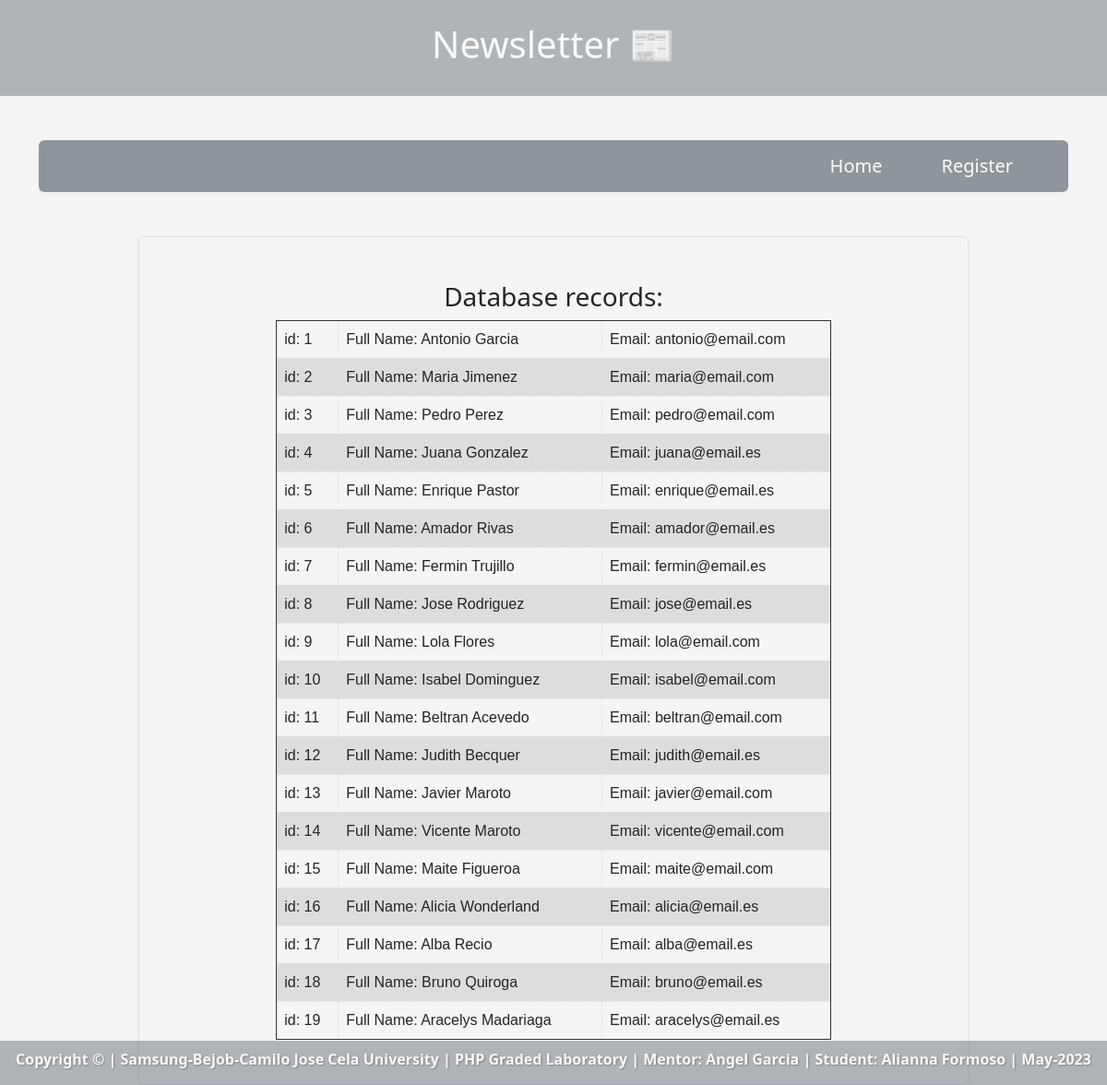
The page /database.php on the database its author committed.
### tables this page shows
CREATE TABLE `users` (
  `id` int(11) NOT NULL,
  `first_name` varchar(20) DEFAULT NULL,
  `last_name` varchar(20) NOT NULL,
  `email` varchar(20) NOT NULL
);

### database.php (the view, shortened to what this page needs)
<!DOCTYPE html>
<html lang="en">
<head>
    <?php include("includes/head-imports.php"); ?>
</head>
<body>
    <?php include("includes/header.php"); ?>
    <?php include("includes/navigation.php"); ?>
    <div class="container w-75 p-5 border shadow-sm rounded form form-group mx-auto" id="main-content">
        <?php
        $servername = "localhost";
        $username = "root";
        $password = "";
        $dbname = "sqlcourse";
        $conn = new mysqli($servername, $username, $password, $dbname);
        $sql = "SELECT id, first_name, last_name, email FROM users";
        $result = $conn->query($sql);
        if ($result->num_rows > 0) {
            echo "<h3>Database records: </h3>";
            echo "<table>";
            while ($row = $result->fetch_assoc()) {
                echo "<tr><td> id: " . $row["id"] . " </td><td> Full Name: " . $row["first_name"] . " " . $row["last_name"] . " </td><td> Email: " . $row["email"] . "</td></tr>";
            }
            echo "</table>";
        } else {
            echo "0 results";
        }
        ?>
    </div>
    <?php include("includes/footer.php"); ?>
</body>
</html>

### includes/head-imports.php (shortened to what this page needs)
<link href="https://cdn.jsdelivr.net/npm/bootstrap@5.2.3/dist/css/bootstrap.min.css" rel="stylesheet"
 />
<link rel="stylesheet" href="https://cdnjs.cloudflare.com/ajax/libs/font-awesome/6.1.1/css/all.min.css"
 />

### includes/header.php
<div class="p-4 mb-2 bg-secondary text-white mb-5 opacity-50 fw-bold mx-auto">
	<h1 class="mx-auto text-center">Newsletter 📰 </h1>
</div>

### includes/navigation.php (shortened to what this page needs)
<div class="container">
<nav class="navbar navbar-expand-lg shadow-sm p-2 mb-5 rounded bg-secondary text-white opacity-75">
    <div class="container-fluid nav justify-content-end">
      <a class="navbar-brand nav-item text-white px-4" href="index.php">Home</a>
      <a class="navbar-brand nav-item text-white px-4" href="form.php">Register</a>
    </div>
  </nav>
</div>

### includes/footer.php
<div class="footer pt-2 bg-secondary text-white opacity-50 fw-semibold">
	<p>Copyright &copy; | Samsung-Bejob-Camilo Jose Cela University | PHP Graded Laboratory |
      Mentor: Angel Garcia | Student: Alianna Formoso | <?php print date("M-Y");?></p>
</div>

### includes/head-imports.php (style rules this page uses)
body { background-color: whitesmoke; }
table { font-family: Arial, Helvetica, sans-serif; border-collapse: collapse; width: 75%; margin: auto; border: 1px solid #333; }
h3, #db { text-align: center; }
td, th { border: 1px dotted #dddddd; text-align: left; padding: 8px; }
tr:nth-child(even) { background-color: #dddddd; }
.footer { font-size: 16px; text-align: center; position: fixed; width: 100%; bottom: 0px; left: 0px; background-color: lightgray; text-shadow: 1px 1px 2px rgb(15, 14, 14); }

### rows shown on the page
users: id "1", first_name "Antonio", last_name "Garcia", email "antonio@email.com"
users: id "2", first_name "Maria", last_name "Jimenez", email "maria@email.com"
users: id "3", first_name "Pedro", last_name "Perez", email "pedro@email.com"
users: id "4", first_name "Juana", last_name "Gonzalez", email "juana@email.es"
users: id "5", first_name "Enrique", last_name "Pastor", email "enrique@email.es"
users: id "6", first_name "Amador", last_name "Rivas", email "amador@email.es"
users: id "7", first_name "Fermin", last_name "Trujillo", email "fermin@email.es"
users: id "8", first_name "Jose", last_name "Rodriguez", email "jose@email.es"
users: id "9", first_name "Lola", last_name "Flores", email "lola@email.com"
users: id "10", first_name "Isabel", last_name "Dominguez", email "isabel@email.com"
users: id "11", first_name "Beltran", last_name "Acevedo", email "beltran@email.com"
users: id "12", first_name "Judith", last_name "Becquer", email "judith@email.es"
users: id "13", first_name "Javier", last_name "Maroto", email "javier@email.com"
users: id "14", first_name "Vicente", last_name "Maroto", email "vicente@email.com"
users: id "15", first_name "Maite", last_name "Figueroa", email "maite@email.com"
users: id "16", first_name "Alicia", last_name "Wonderland", email "alicia@email.es"
users: id "17", first_name "Alba", last_name "Recio", email "alba@email.es"
users: id "18", first_name "Bruno", last_name "Quiroga", email "bruno@email.es"
users: id "19", first_name "Aracelys", last_name "Madariaga", email "aracelys@email.es"
